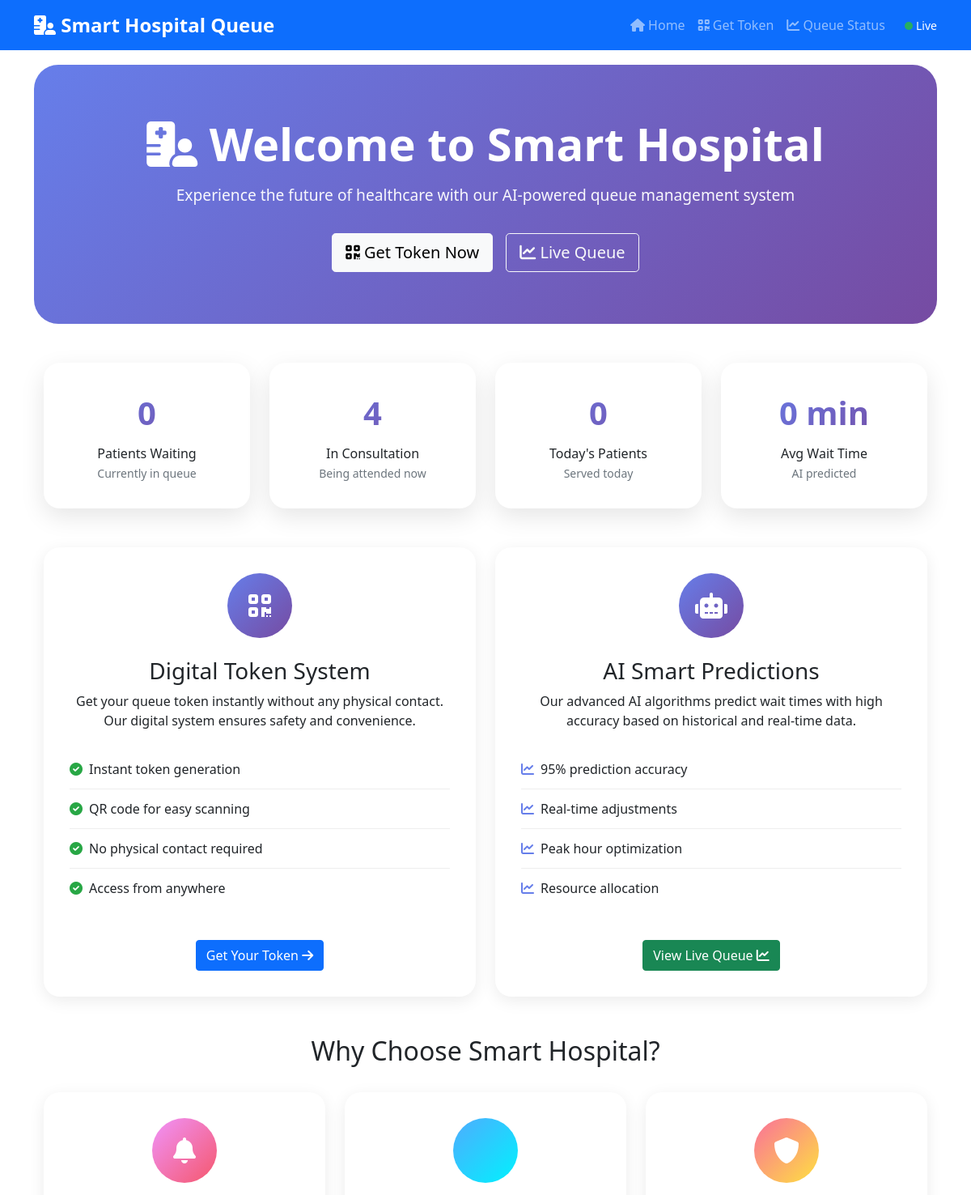
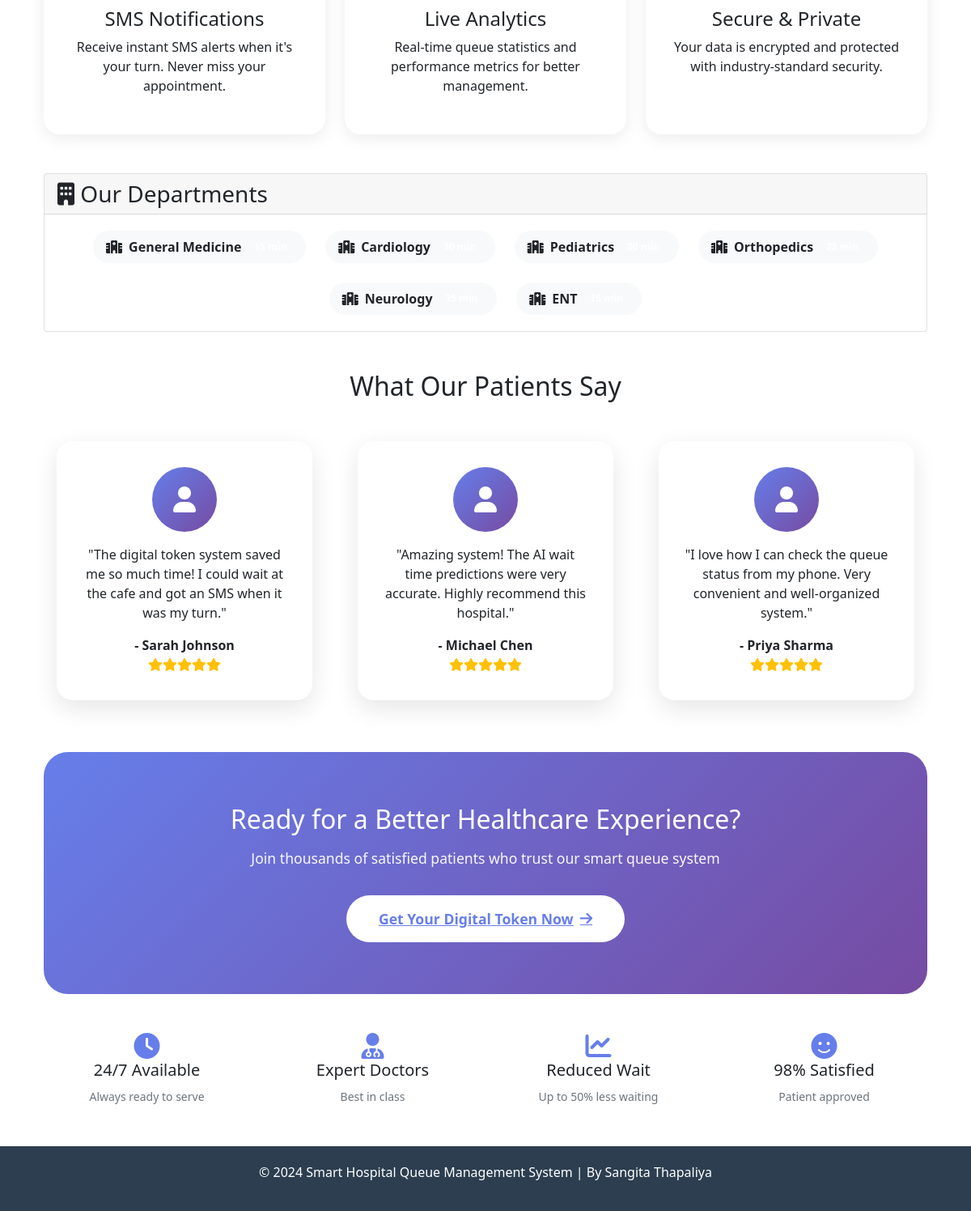
The page / on the database its author committed (2 pictures, top to bottom).
### queue_system/models.py (models this page shows, shortened)
class Department(models.Model):
    name = models.CharField(max_length=100)
    code = models.CharField(max_length=10, unique=True)
    average_consultation_time = models.IntegerField(default=15)
    is_active = models.BooleanField(default=True)
    created_at = models.DateTimeField(auto_now_add=True)

### queue_system/views.py (the view)
# urls.py: path('', views.index, name='index'),
def index(request):
    departments = Department.objects.filter(is_active=True)
    total_waiting = Token.objects.filter(status='waiting').count()
    today_tokens = Token.objects.filter(created_at__date=timezone.now().date()).count()
    in_progress = Token.objects.filter(status='in_progress').count()
    completed_today = Token.objects.filter(
        status='completed',
        created_at__date=timezone.now().date()
    )
    avg_wait = 0
    if completed_today.exists():
        total_wait = sum([t.actual_wait_time or 0 for t in completed_today])
        avg_wait = total_wait // completed_today.count()
    context = {
        'departments': departments,
        'total_waiting': total_waiting,
        'today_tokens': today_tokens,
        'in_progress': in_progress,
        'avg_wait': avg_wait,
    }
    return render(request, 'queue_system/index.html', context)

### queue_system/templates/queue_system/index.html (shortened to what this page needs)
{% extends 'queue_system/base.html' %}
{% block content %}
<!DOCTYPE html>
<html>
<head>
</head>
<body>
    <div class="hero-section fade-in">
        <div class="container">
            <h1 class="hero-title">
                <i class="fas fa-hospital-user"></i> Welcome to Smart Hospital
            </h1>
            <p class="hero-subtitle">
                Experience the future of healthcare with our AI-powered queue management system
            </p>
            <div style="display: flex; gap: 1rem; justify-content: center; flex-wrap: wrap;">
                <a href="{% url 'get_token' %}" class="btn btn-light btn-lg">
                    <i class="fas fa-qrcode"></i> Get Token Now
                </a>
                <a href="{% url 'queue_status' %}" class="btn btn-outline-light btn-lg">
                    <i class="fas fa-chart-line"></i> Live Queue
                </a>
            </div>
        </div>
    </div>
    <div class="container">
        <div class="stat-grid">
            <div class="stat-card-enhanced">
                <div class="stat-number-enhanced">{{ total_waiting }}</div>
                <div class="stat-label">Patients Waiting</div>
                <small class="text-muted">Currently in queue</small>
            </div>
            <div class="stat-card-enhanced">
                <div class="stat-number-enhanced">{{ in_progress }}</div>
                <div class="stat-label">In Consultation</div>
                <small class="text-muted">Being attended now</small>
            </div>
            <div class="stat-card-enhanced">
                <div class="stat-number-enhanced">{{ today_tokens }}</div>
                <div class="stat-label">Today's Patients</div>
                <small class="text-muted">Served today</small>
            </div>
            <div class="stat-card-enhanced">
                <div class="stat-number-enhanced">
                </div>
                <div class="stat-label">Avg Wait Time</div>
                <small class="text-muted">AI predicted</small>
            </div>
        </div>
        <div class="row" style="margin-bottom: 3rem;">
            <div class="col-6">
                <div class="service-card">
                    <div class="service-icon">
                        <i class="fas fa-qrcode"></i>
                    </div>
                    <h3>Digital Token System</h3>
                    <p>Get your queue token instantly without any physical contact. Our digital system ensures safety and convenience.</p>
                    <ul class="feature-list" style="text-align: left; margin-top: 1.5rem;">
                        <li><i class="fas fa-check-circle" style="color: #28a745;"></i> Instant token generation</li>
                        <li><i class="fas fa-check-circle" style="color: #28a745;"></i> QR code for easy scanning</li>
                        <li><i class="fas fa-check-circle" style="color: #28a745;"></i> No physical contact required</li>
                        <li><i class="fas fa-check-circle" style="color: #28a745;"></i> Access from anywhere</li>
                    </ul>
                    <a href="{% url 'get_token' %}" class="btn btn-primary" style="margin-top: 1.5rem;">
                        Get Your Token <i class="fas fa-arrow-right"></i>
                    </a>
                </div>
            </div>
            <div class="col-6">
                <div class="service-card">
                    <div class="service-icon">
                        <i class="fas fa-robot"></i>
                    </div>
                    <h3>AI Smart Predictions</h3>
                    <p>Our advanced AI algorithms predict wait times with high accuracy based on historical and real-time data.</p>
                    <ul class="feature-list" style="text-align: left; margin-top: 1.5rem;">
                        <li><i class="fas fa-chart-line" style="color: #667eea;"></i> 95% prediction accuracy</li>
                        <li><i class="fas fa-chart-line" style="color: #667eea;"></i> Real-time adjustments</li>
                        <li><i class="fas fa-chart-line" style="color: #667eea;"></i> Peak hour optimization</li>
                        <li><i class="fas fa-chart-line" style="color: #667eea;"></i> Resource allocation</li>
                    </ul>
                    <a href="{% url 'queue_status' %}" class="btn btn-success" style="margin-top: 1.5rem;">
                        View Live Queue <i class="fas fa-chart-line"></i>
                    </a>
                </div>
            </div>
        </div>
        <h2 class="text-center" style="margin-bottom: 2rem;">Why Choose Smart Hospital?</h2>
        <div class="row" style="margin-bottom: 3rem;">
            <div class="col-4">
                <div class="service-card">
                    <div class="service-icon" style="background: linear-gradient(135deg, #f093fb 0%, #f5576c 100%);">
                        <i class="fas fa-bell"></i>
                    </div>
                    <h4>SMS Notifications</h4>
                    <p>Receive instant SMS alerts when it's your turn. Never miss your appointment.</p>
                </div>
            </div>
            <div class="col-4">
                <div class="service-card">
                    <div class="service-icon" style="background: linear-gradient(135deg, #4facfe 0%, #00f2fe 100%);">
                    </div>
                    <h4>Live Analytics</h4>
                    <p>Real-time queue statistics and performance metrics for better management.</p>
                </div>
            </div>
            <div class="col-4">
                <div class="service-card">
                    <div class="service-icon" style="background: linear-gradient(135deg, #fa709a 0%, #fee140 100%);">
                        <i class="fas fa-shield-alt"></i>
                    </div>
                    <h4>Secure & Private</h4>
                    <p>Your data is encrypted and protected with industry-standard security.</p>
                </div>
            </div>
        </div>
        <div class="card" style="margin-bottom: 3rem;">
            <div class="card-header">
                <h3 class="mb-0"><i class="fas fa-building"></i> Our Departments</h3>
            </div>
            <div class="card-body">
                <div style="display: flex; flex-wrap: wrap; gap: 1rem; justify-content: center;">
                    {% for dept in departments %}
                    <div class="department-badge">
                        <i class="fas fa-hospital"></i>
                        <strong>{{ dept.name }}</strong>
                        <span class="badge badge-info">{{ dept.average_consultation_time }} min</span>
                    </div>
                    {% endfor %}
                </div>
            </div>
        </div>
        <h2 class="text-center" style="margin-bottom: 2rem;">What Our Patients Say</h2>
        <div class="row" style="margin-bottom: 3rem;">
            <div class="col-4">
                <div class="testimonial-card">
                    <div class="testimonial-avatar">
                        <i class="fas fa-user"></i>
                    </div>
                    <p>"The digital token system saved me so much time! I could wait at the cafe and got an SMS when it was my turn."</p>
                    <strong>- Sarah Johnson</strong>
                    <div><i class="fas fa-star" style="color: #ffc107;"></i><i class="fas fa-star" style="color: #ffc107;"></i><i class="fas fa-star" style="color: #ffc107;"></i><i class="fas fa-star" style="color: #ffc107;"></i><i class="fas fa-star" style="color: #ffc107;"></i></div>
                </div>
            </div>
            <div class="col-4">
                <div class="testimonial-card">
                    <div class="testimonial-avatar">
                        <i class="fas fa-user"></i>
                    </div>
                    <p>"Amazing system! The AI wait time predictions were very accurate. Highly recommend this hospital."</p>
                    <strong>- Michael Chen</strong>
                    <div><i class="fas fa-star" style="color: #ffc107;"></i><i class="fas fa-star" style="color: #ffc107;"></i><i class="fas fa-star" style="color: #ffc107;"></i><i class="fas fa-star" style="color: #ffc107;"></i><i class="fas fa-star" style="color: #ffc107;"></i></div>
                </div>
            </div>
            <div class="col-4">
                <div class="testimonial-card">
                    <div class="testimonial-avatar">
                        <i class="fas fa-user"></i>
                    </div>
                    <p>"I love how I can check the queue status from my phone. Very convenient and well-organized system."</p>
                    <strong>- Priya Sharma</strong>
                    <div><i class="fas fa-star" style="color: #ffc107;"></i><i class="fas fa-star" style="color: #ffc107;"></i><i class="fas fa-star" style="color: #ffc107;"></i><i class="fas fa-star" style="color: #ffc107;"></i><i class="fas fa-star" style="color: #ffc107;"></i></div>
                </div>
            </div>
        </div>
        <div class="cta-section">
            <h2 style="font-size: 2rem; margin-bottom: 1rem;">Ready for a Better Healthcare Experience?</h2>
            <p style="font-size: 1.1rem; margin-bottom: 2rem; opacity: 0.95;">Join thousands of satisfied patients who trust our smart queue system</p>
            <a href="{% url 'get_token' %}" class="btn-cta">
                Get Your Digital Token Now <i class="fas fa-arrow-right"></i>
            </a>
        </div>
        <div class="row" style="margin-top: 3rem; text-align: center;">
            <div class="col-3">
                <i class="fas fa-clock" style="font-size: 2rem; color: #667eea;"></i>
                <h5>24/7 Available</h5>
                <small class="text-muted">Always ready to serve</small>
            </div>
            <div class="col-3">
                <i class="fas fa-user-md" style="font-size: 2rem; color: #667eea;"></i>
                <h5>Expert Doctors</h5>
                <small class="text-muted">Best in class</small>
            </div>
            <div class="col-3">
                <i class="fas fa-chart-line" style="font-size: 2rem; color: #667eea;"></i>
                <h5>Reduced Wait</h5>
                <small class="text-muted">Up to 50% less waiting</small>
            </div>
            <div class="col-3">
                <i class="fas fa-smile" style="font-size: 2rem; color: #667eea;"></i>
                <h5>98% Satisfied</h5>
                <small class="text-muted">Patient approved</small>
            </div>
        </div>
    </div>
</body>
</html>
{% endblock %}

### queue_system/templates/queue_system/index.html (style rules this page uses)
.hero-section { background: linear-gradient(135deg, #667eea 0%, #764ba2 100%); border-radius: 30px; padding: 4rem 2rem; margin-bottom: 3rem; color: white; text-align: center; position: relative; overflow: hidden; }
.hero-section::before { content: ''; position: absolute; top: -50%; right: -50%; width: 200%; height: 200%; background: radial-gradient(circle, rgba(255,255,255,0.1) 1%, transparent 1%); background-size: 50px 50px; animation: shimmer 20s linear infinite; }
.hero-title { font-size: 3.5rem; font-weight: 800; margin-bottom: 1rem; position: relative; z-index: 1; }
.hero-subtitle { font-size: 1.2rem; opacity: 0.95; margin-bottom: 2rem; position: relative; z-index: 1; }
.stat-grid { display: grid; grid-template-columns: repeat(4, 1fr); gap: 1.5rem; margin-bottom: 3rem; }
.stat-card-enhanced { background: white; padding: 2rem; border-radius: 20px; text-align: center; box-shadow: 0 10px 30px rgba(0,0,0,0.1); transition: all 0.3s ease; cursor: pointer; }
.stat-number-enhanced { font-size: 2.5rem; font-weight: 800; background: linear-gradient(135deg, #667eea 0%, #764ba2 100%); -webkit-background-clip: text; background-clip: text; color: transparent; margin-bottom: 0.5rem; }
.service-card { background: white; border-radius: 20px; padding: 2rem; text-align: center; transition: all 0.3s ease; box-shadow: 0 5px 20px rgba(0,0,0,0.08); height: 100%; }
.service-icon { width: 80px; height: 80px; background: linear-gradient(135deg, #667eea 0%, #764ba2 100%); border-radius: 50%; display: flex; align-items: center; justify-content: center; margin: 0 auto 1.5rem; font-size: 2rem; color: white; }
.feature-list { list-style: none; padding: 0; }
.feature-list li { padding: 0.75rem 0; border-bottom: 1px solid #eee; display: flex; align-items: center; gap: 0.5rem; }
.feature-list li:last-child { border-bottom: none; }
.testimonial-card { background: white; border-radius: 20px; padding: 2rem; box-shadow: 0 10px 30px rgba(0,0,0,0.1); margin: 1rem; text-align: center; }
.testimonial-avatar { width: 80px; height: 80px; border-radius: 50%; background: linear-gradient(135deg, #667eea 0%, #764ba2 100%); display: flex; align-items: center; justify-content: center; margin: 0 auto 1rem; font-size: 2rem; color: white; }
.cta-section { background: linear-gradient(135deg, #667eea 0%, #764ba2 100%); border-radius: 30px; padding: 4rem 2rem; text-align: center; color: white; margin-top: 3rem; }
.btn-cta { background: white; color: #667eea; padding: 1rem 2.5rem; border-radius: 50px; font-weight: 600; font-size: 1.1rem; transition: all 0.3s ease; display: inline-flex; align-items: center; gap: 0.5rem; }
.department-badge { display: inline-flex; align-items: center; gap: 0.5rem; background: #f8f9fa; padding: 0.5rem 1rem; border-radius: 50px; margin: 0.25rem; }

### rows shown on the page
Department: name "General Medicine"
Department: name "Cardiology"
Department: name "Pediatrics"
Department: name "Orthopedics"
Department: name "Neurology"
Department: name "ENT"
